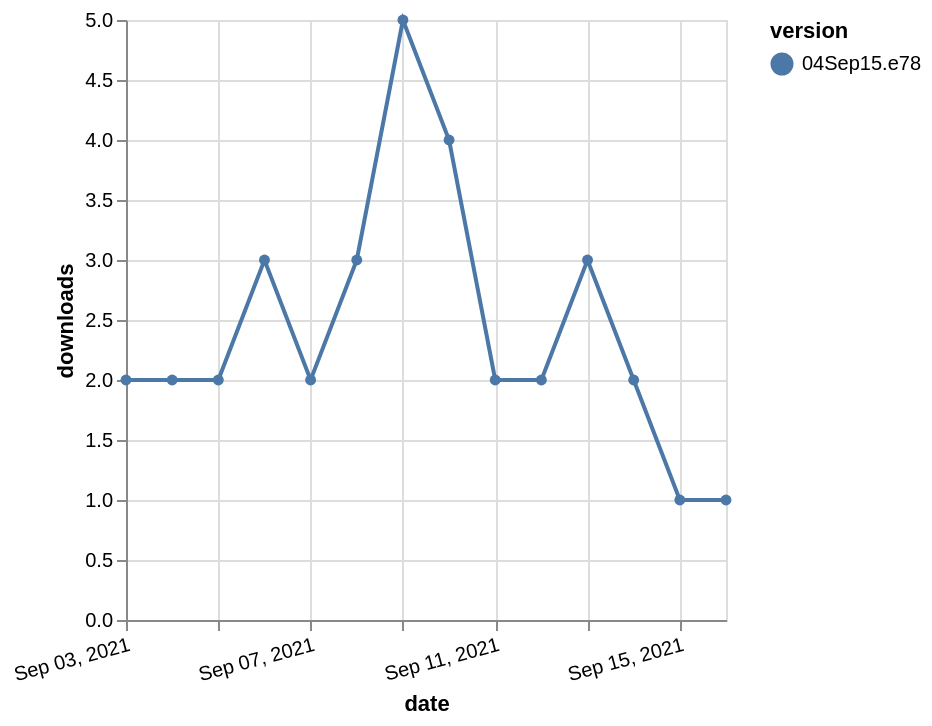

Specify this chart in Vega-Lite:
### Vega-Lite specification from a JSON file in a GitHub repository (floating-point values rounded to 4 significant figures)
{"$schema": "https://vega.github.io/schema/vega-lite/v5.json", "description": "A simple bar chart with embedded data.", "data": {"values": [{"date": "2021-09-03", "total": 2889, "delta": 2, "version": "04Sep15.e78"}, {"date": "2021-09-04", "total": 2891, "delta": 2, "version": "04Sep15.e78"}, {"date": "2021-09-05", "total": 2893, "delta": 2, "version": "04Sep15.e78"}, {"date": "2021-09-06", "total": 2896, "delta": 3, "version": "04Sep15.e78"}, {"date": "2021-09-07", "total": 2898, "delta": 2, "version": "04Sep15.e78"}, {"date": "2021-09-08", "total": 2901, "delta": 3, "version": "04Sep15.e78"}, {"date": "2021-09-09", "total": 2906, "delta": 5, "version": "04Sep15.e78"}, {"date": "2021-09-10", "total": 2910, "delta": 4, "version": "04Sep15.e78"}, {"date": "2021-09-11", "total": 2912, "delta": 2, "version": "04Sep15.e78"}, {"date": "2021-09-12", "total": 2914, "delta": 2, "version": "04Sep15.e78"}, {"date": "2021-09-13", "total": 2917, "delta": 3, "version": "04Sep15.e78"}, {"date": "2021-09-14", "total": 2919, "delta": 2, "version": "04Sep15.e78"}, {"date": "2021-09-15", "total": 2920, "delta": 1, "version": "04Sep15.e78"}, {"date": "2021-09-16", "total": 2921, "delta": 1, "version": "04Sep15.e78"}]}, "width": "container", "mark": {"type": "line", "point": {"filled": true}}, "encoding": {"x": {"field": "date", "type": "temporal", "timeUnit": "yearmonthdate", "title": "date", "axis": {"labelAngle": -15}}, "y": {"field": "delta", "type": "quantitative", "title": "downloads"}, "color": {"field": "version", "type": "nominal"}, "tooltip": {"field": "delta"}}}
